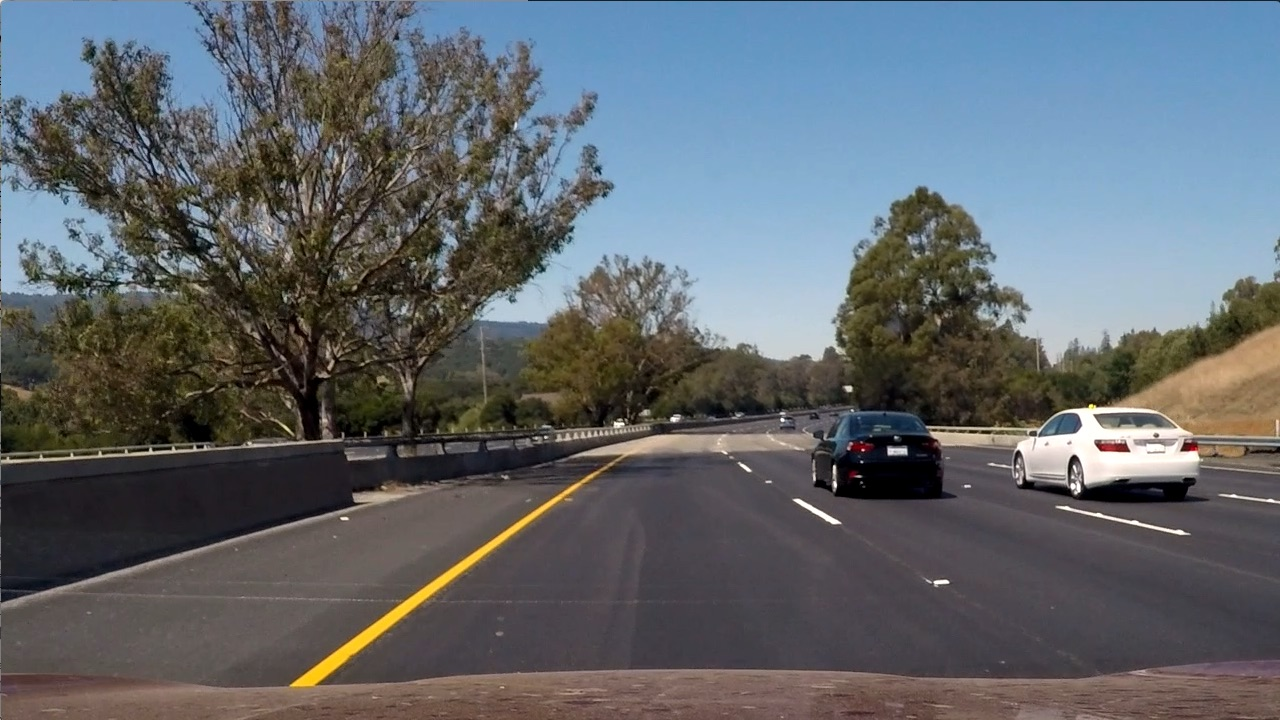
#> input picture Term_1/advanced_lane_finding_10/test6.jpg, 1280 x 720 px
$ python color_gradient_10_9.py   (older library calls are emulated)
#> lines starting #> are read from the running program, lines starting #| are printed output that depends on the picture
#> in run, image is the input picture: shape (720, 1280, 3); mean R, G, B 97, 102.6, 107.9
"""
Color and Gradient
------------------

At this point, it's okay to detect edges around trees or cars because these lines can be mostly filtered out by
applying a mask to the image and essentially cropping out the area outside of the lane lines. It's most important
that you reliably detect different colors of lane lines under varying degrees of daylight and shadow.

You can clearly see which parts of the lane lines were detected by the gradient threshold and which parts were
detected by the color threshold by stacking the channels and seeing the individual components. You can create a
binary combination of these two images to map out where either the color or gradient thresholds were met.
"""

import numpy as np
import cv2
import matplotlib.pyplot as plt
import matplotlib.image as mpimg


def pipeline(img, s_thresh=(170, 255), sx_thresh=(20, 100)):
    """
    Pipeline for getting color and gradient.

    Parameters
    ----------
    img: Numpy array
        Image array.
    s_thresh: tuple
        A tuple of lower and upper threshold for color channel.
    sx_thresh: tuple
        A tuple of lower and upper threshold for ``x`` Sobel.

    Returns
    -------
    color_binary: Numpy array
        Binary values color.
    """
#> called with s_thresh = (170, 255), sx_thresh = (20, 100)
    img = np.copy(img)

    # Convert to HSV color space and separate the V channel
    hsv = cv2.cvtColor(img, cv2.COLOR_RGB2HLS).astype(np.float)
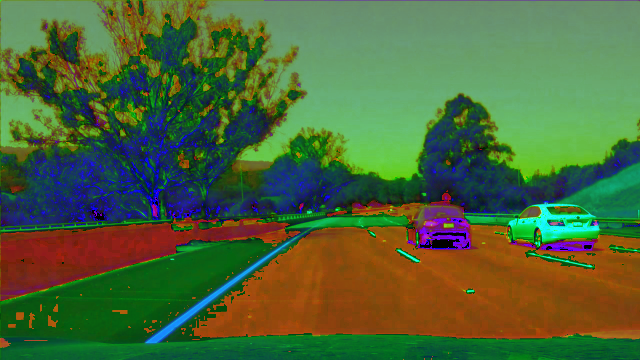
#> hsv: shape (720, 1280, 3) float64 (shown at 1/2 size); mean R, G, B 76.7, 102.2, 57.5
    l_channel = hsv[:, :, 1]
    s_channel = hsv[:, :, 2]
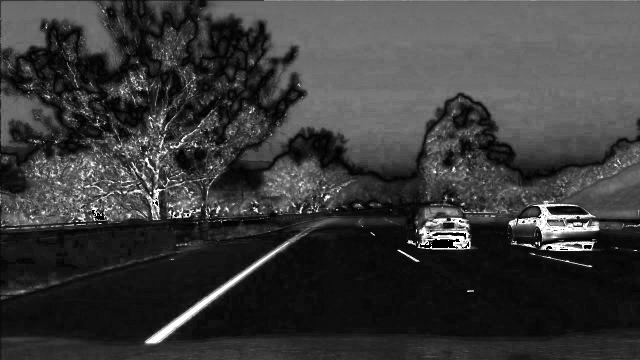
#> s_channel: shape (720, 1280) float64 (shown at 1/2 size); min 0, max 255, mean 57.5

    # Sobel x
    sobelx = cv2.Sobel(l_channel, cv2.CV_64F, 1, 0)  # Take the derivative in x
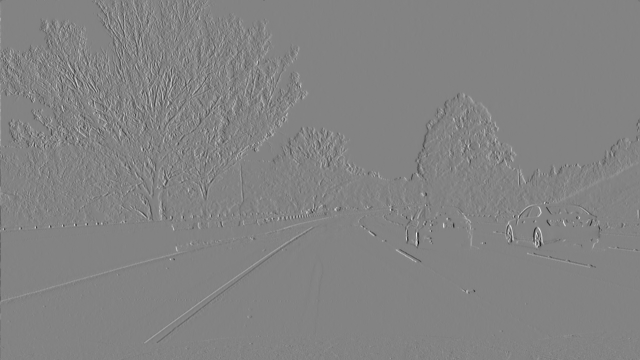
#> sobelx: shape (720, 1280) float64 (shown at 1/2 size); min -852, max 803, mean 0.1; drawn with min black and max white
    abs_sobelx = np.absolute(sobelx)  # Absolute x derivative to accentuate lines away from horizontal
    scaled_sobel = np.uint8(255 * abs_sobelx / np.max(abs_sobelx))

    # Threshold x gradient
    sxbinary = np.zeros_like(scaled_sobel)
    sxbinary[(scaled_sobel >= sx_thresh[0]) & (scaled_sobel <= sx_thresh[1])] = 1

    # Threshold color channel
    s_binary = np.zeros_like(s_channel)
    s_binary[(s_channel >= s_thresh[0]) & (s_channel <= s_thresh[1])] = 1
    # Stack each channel
    # Note color_binary[:, :, 0] is all 0s, effectively an all black image. It might
    # be beneficial to replace this channel with something else.
    color_binary = np.dstack((np.zeros_like(sxbinary), sxbinary, s_binary))
    return color_binary


def run():
    """
    Running the pipeline and plotting it.
    """
    image = mpimg.imread('test6.jpg')

    result = pipeline(image)
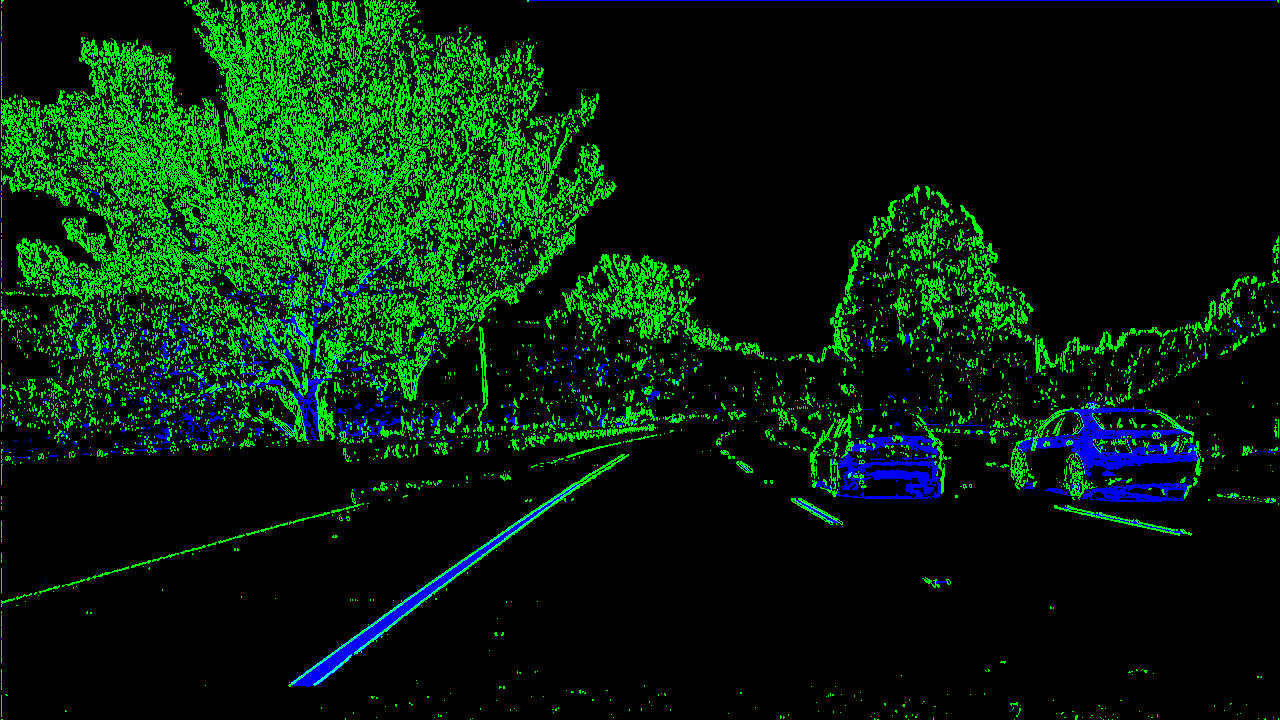
#> result: shape (720, 1280, 3) float64; mean R, G, B 0, 0.12, 0.0217

    # Plot the result
    f, (ax1, ax2) = plt.subplots(1, 2, figsize=(24, 9))
    f.tight_layout()

    ax1.imshow(image)
    ax1.set_title('Original Image', fontsize=40)

    ax2.imshow(result)
    ax2.set_title('Pipeline Result', fontsize=40)
    plt.subplots_adjust(left=0., right=1, top=0.9, bottom=0.)
    plt.show()

if __name__ == '__main__':
    run()

$ run again, with Term_1/advanced_lane_finding_10/curved-lane.jpg copied over Term_1/advanced_lane_finding_10/test6.jpg
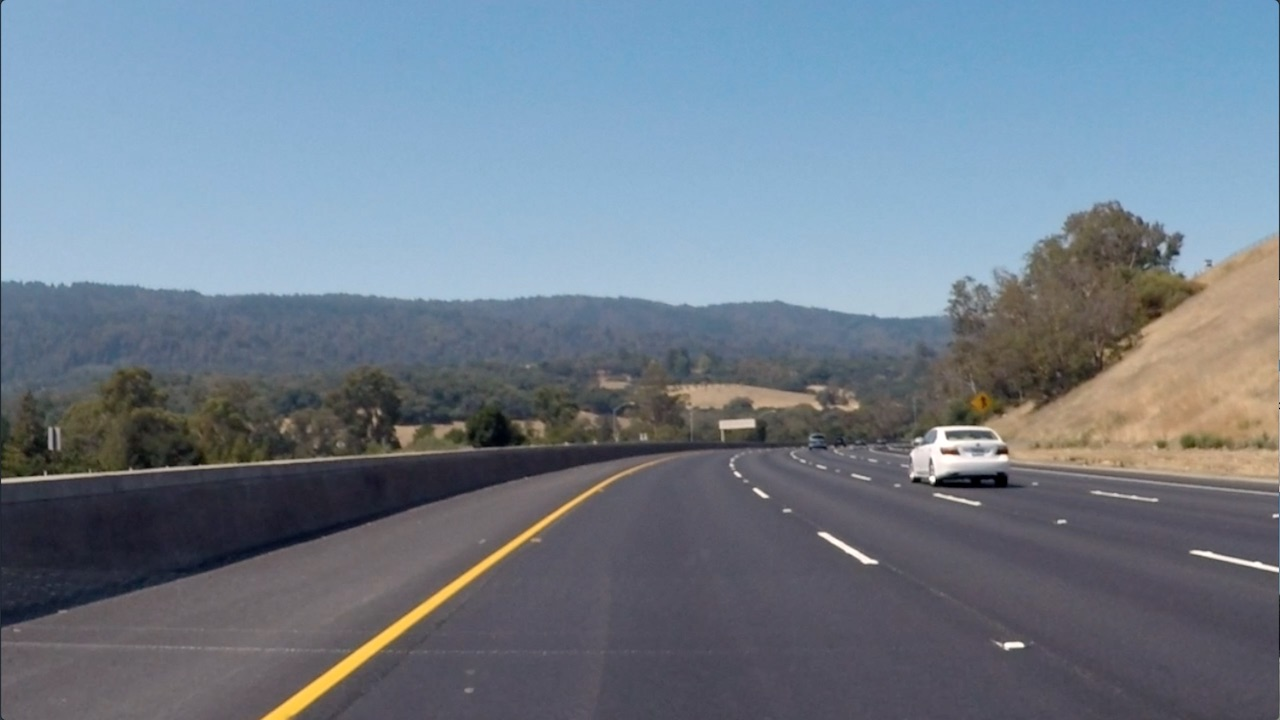
#> input picture Term_1/advanced_lane_finding_10/curved-lane.jpg, 1280 x 720 px
#> in run, image is the input picture: shape (720, 1280, 3); mean R, G, B 112.1, 125, 138.7
#> in pipeline, `sobelx = cv2.Sobel(l_channel, cv2.CV_64F, 1, 0)`:
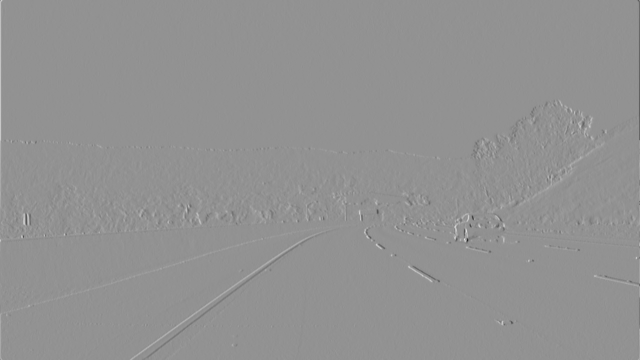
#> sobelx: shape (720, 1280) float64 (shown at 1/2 size); min -766, max 570, mean 0.2; drawn with min black and max white
#> in run, `result = pipeline(image)`:
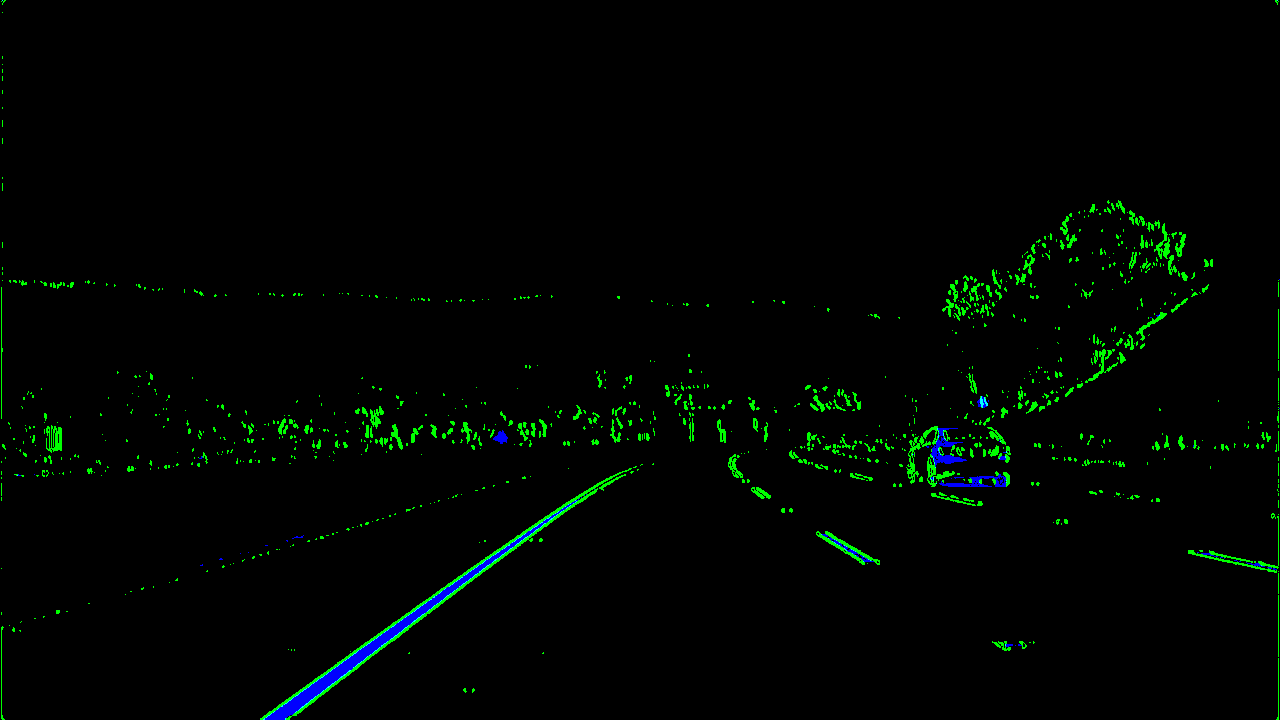
#> result: shape (720, 1280, 3) float64; mean R, G, B 0, 0.018, 0.00487

$ run again, with Term_1/advanced_lane_finding_10/signs_vehicles_xygrad.png saved as Term_1/advanced_lane_finding_10/test6.jpg
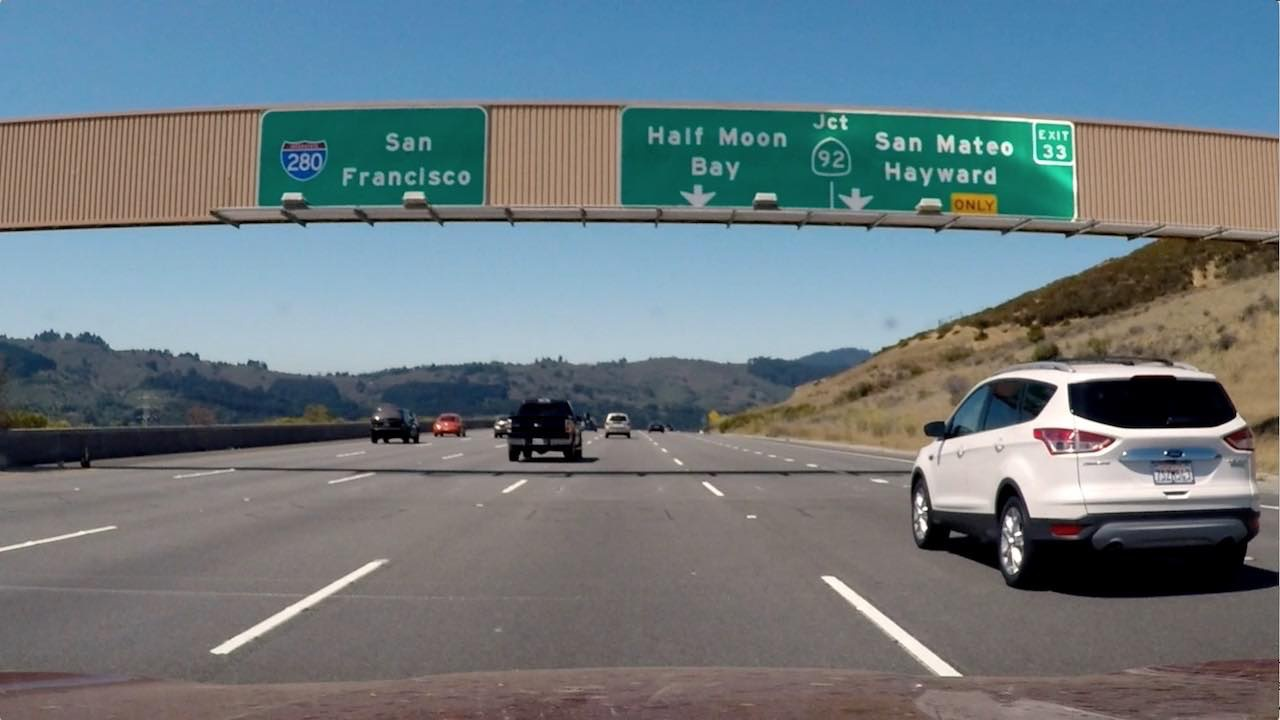
#> input picture Term_1/advanced_lane_finding_10/signs_vehicles_xygrad.png, 1280 x 720 px
#> in run, image is the input picture: shape (720, 1280, 3); mean R, G, B 109.2, 121.6, 127.4
#> in pipeline, `sobelx = cv2.Sobel(l_channel, cv2.CV_64F, 1, 0)`:
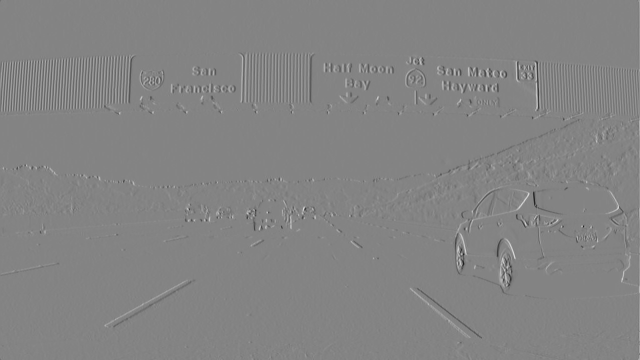
#> sobelx: shape (720, 1280) float64 (shown at 1/2 size); min -809, max 756, mean 0.1; drawn with min black and max white
#> in run, `result = pipeline(image)`:
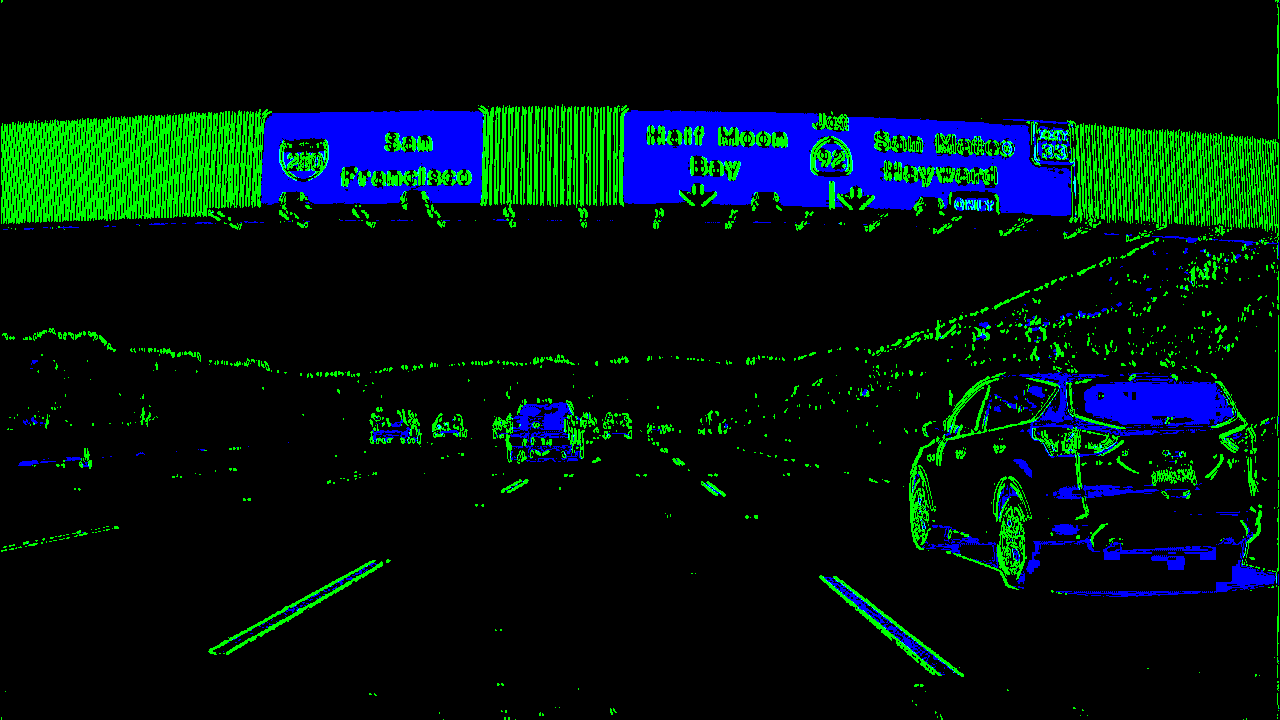
#> result: shape (720, 1280, 3) float64; mean R, G, B 0, 0.0795, 0.0674
